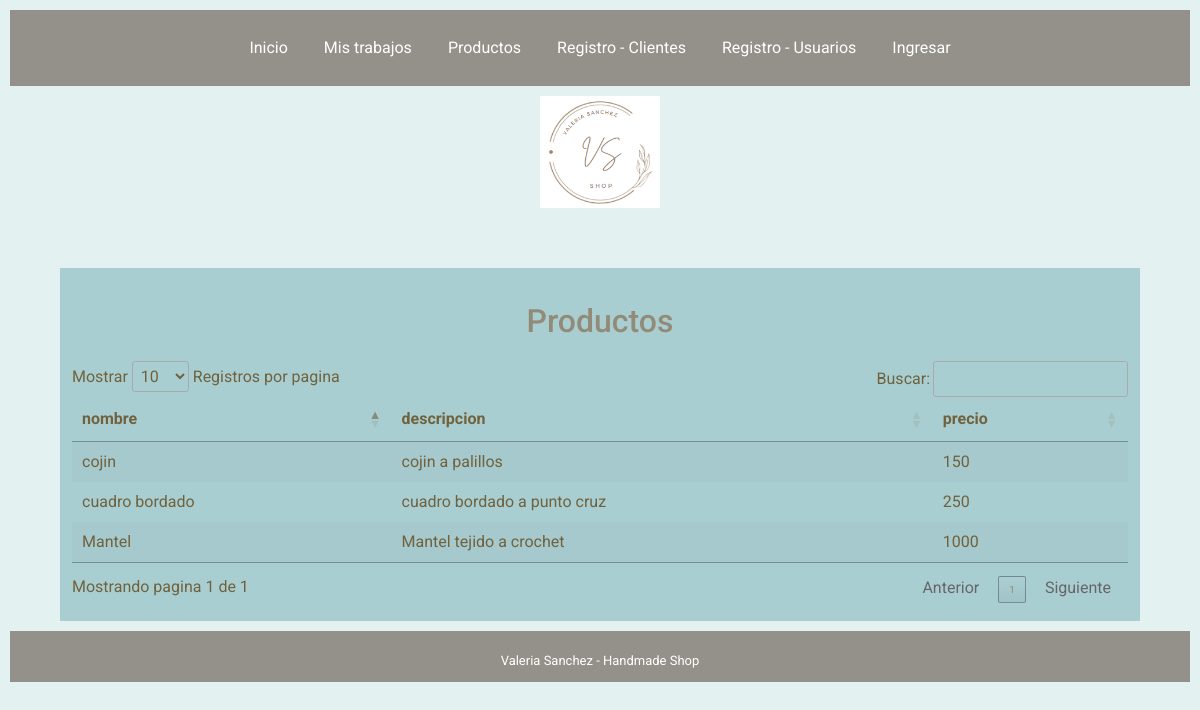
Screenshot of /productos_lista/ with the database file from the repository.
### aplicacion1/models.py (models this page shows)
class Producto(models.Model):
    nombre=models.CharField(max_length=50, null=False)
    descripcion=models.CharField(max_length=300, null=False)
    precio=models.IntegerField()

### aplicacion1/views.py (the view)
# urls.py: path('productos_lista/', views.productos_lista, name='productos_lista'),
def productos_lista(request):
    producto=Producto.objects.all()
    return render (request,'aplicacion1/productos_lista.html',{"data":producto})

### aplicacion1/templates/aplicacion1/productos_lista.html (shortened to what this page needs)
{%extends 'base_layout.html'%}{%block content%}
{% load static %}
<body>
    <div id="tabla_usuarios">
        <header>
          <h1>Productos</h1>
        </header>
                <table id="example" class="stripe">
                  <thead>
                    <tr>
                      <th>nombre</th>
                      <th>descripcion</th>
                      <th>precio</th>
                    </tr>
                  </thead>
                  <tbody>
                    {% for prod in data %}
                    <tr>
                      <td>{{prod.nombre}}</td>
                      <td>{{prod.descripcion}}</td>
                      <td>{{prod.precio}}</td>
                    </tr>
                    {% endfor %}
                  </tbody>
                </table>
    </div>
</body>
{%endblock content%}

### aplicacion1/static/aplicacion1/style.css (style rules this page uses)
body { font-family: 'Roboto', sans-serif; background-color: rgb(228, 241, 241); }
h1 { text-align: center; color: rgb(146, 139, 120); font-size: xx-large; }
header { text-align: center; color: rgba(30, 39, 46,1.0); margin:2%; }
header h1 { text-align: center; text-align: center; color: rgb(146, 139, 120); font-size: xx-large; }
::placeholder { color: rgb(146, 139, 120); font-size: 90%; }
#tabla_usuarios { padding: 1%; margin-top: 5%; margin-right: 5%; margin-left: 5%; color:rgb(112, 98, 61); background-color: rgba(161, 202, 206, 0.87); }
::marker { color: rgb(146, 139, 120); font-size: 90%; }

### rows the page displays
Producto: nombre "Mantel", descripcion "Mantel tejido a crochet", precio "1000"
Producto: nombre "cojin", descripcion "cojin a palillos", precio "150"
Producto: nombre "cuadro bordado", descripcion "cuadro bordado a punto cruz", precio "250"
